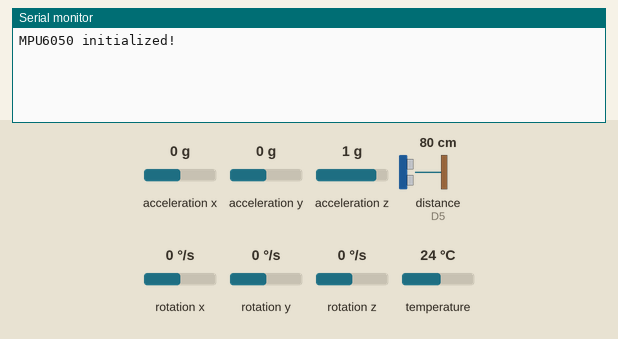
This sketch was run on a simulated ESP8266 (NodeMCU). Shown: the last lines printed to the serial monitor. The test bench sets the inputs (shaded band); at power-on: acceleration x 0 g, distance to the obstacle (sensor on D5) 80 cm, acceleration y 0 g, acceleration z 1 g, rotation x 0 °/s, rotation y 0 °/s, rotation z 0 °/s, temperature 24 °C. The echo pulse lasts 58.3 µs per cm.

Above: at 1.3 s.
1.4 s: acceleration x set to 1.4 g
At 1.9 s:
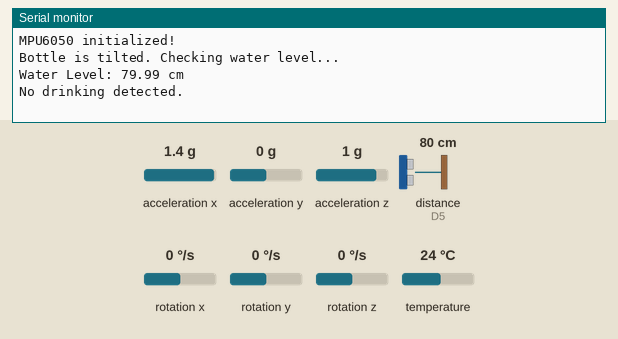
3.0 s: distance to the obstacle (sensor on D5) set to 2 cm
At 3.4 s:
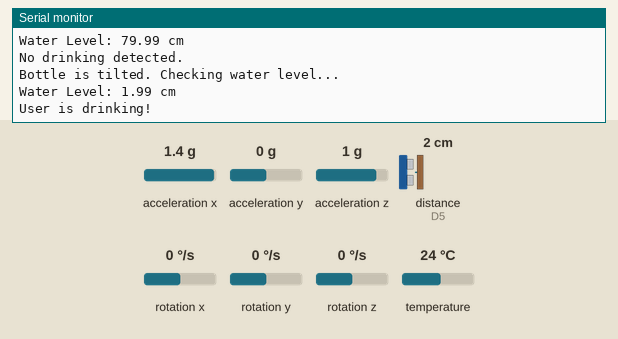
4.5 s: distance to the obstacle (sensor on D5) set to 4 cm
At 5.0 s:
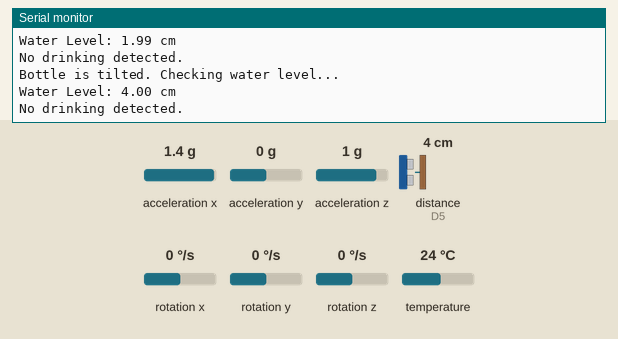
Timing chart, 0 to 7.5 s (numbered marks = the images above; inputs shaded):
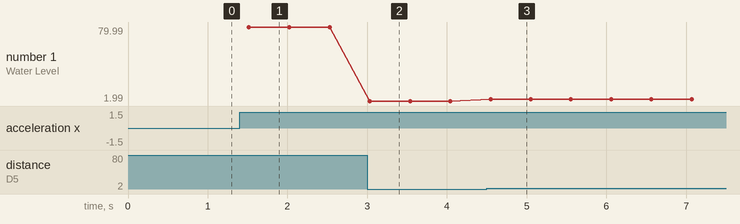

Measured:
- after the input at 1.4 s, the serial monitor: prints a new line after 0.11 s (image 1)
- after the input at 3.0 s, the serial monitor: prints a new line at once (image 2)
- after the input at 4.5 s, the serial monitor: prints a new line after 0.05 s (image 3)
- plotted number 1: 79.99 → 1.99 after the input at 3.0 s, 1.99 → 4 after the input at 4.5 s

The sketch:

Drinking.ino
```cpp
#include <Wire.h>
#include <Adafruit_MPU6050.h>
#include <Adafruit_Sensor.h>

#define TRIG_PIN D6
#define ECHO_PIN D5

Adafruit_MPU6050 mpu;

float previousWaterLevel = 0.0;
float currentWaterLevel = 0.0;

void setup() {
  Serial.begin(115200);
  if (!mpu.begin()) {
    Serial.println("MPU6050 initialization failed!");
    while (1);
  }
  Serial.println("MPU6050 initialized!");
  pinMode(TRIG_PIN, OUTPUT);
  pinMode(ECHO_PIN, INPUT);
}

void loop() {
  sensors_event_t a, g, temp;
  mpu.getEvent(&a, &g, &temp);
  float tiltAngle = atan2(a.acceleration.x, a.acceleration.z) * 180 / 3.14159;

  if (tiltAngle > 40 && tiltAngle < 90) {
    Serial.println("Bottle is tilted. Checking water level...");

    currentWaterLevel = measureWaterLevel();

    if (currentWaterLevel < previousWaterLevel - 0.5) {
      Serial.println("User is drinking!");
    } else {
      Serial.println("No drinking detected.");
    }

    previousWaterLevel = currentWaterLevel;
  }

  delay(500);
}

float measureWaterLevel() {
  long duration;
  float distance;
  digitalWrite(TRIG_PIN, LOW);
  delayMicroseconds(2);
  digitalWrite(TRIG_PIN, HIGH);
  delayMicroseconds(10);
  digitalWrite(TRIG_PIN, LOW);

  duration = pulseIn(ECHO_PIN, HIGH);
  distance = (duration / 2.0) * 0.0343;

  Serial.print("Water Level: ");
  Serial.print(distance);
  Serial.println(" cm");

  return distance;
}
```
